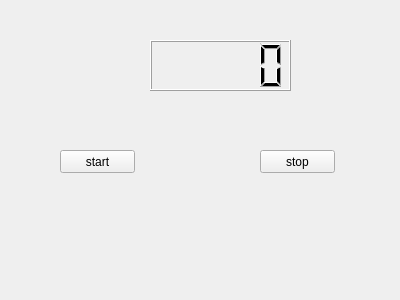
<?xml version="1.0" encoding="UTF-8"?>
<ui version="4.0">
 <class>Widget</class>
 <widget class="QWidget" name="Widget">
  <property name="geometry">
   <rect>
    <x>0</x>
    <y>0</y>
    <width>400</width>
    <height>300</height>
   </rect>
  </property>
  <property name="windowTitle">
   <string>Widget</string>
  </property>
  <widget class="QLCDNumber" name="lcdNumber">
   <property name="geometry">
    <rect>
     <x>150</x>
     <y>40</y>
     <width>141</width>
     <height>51</height>
    </rect>
   </property>
  </widget>
  <widget class="QPushButton" name="buttonStart">
   <property name="geometry">
    <rect>
     <x>60</x>
     <y>150</y>
     <width>75</width>
     <height>23</height>
    </rect>
   </property>
   <property name="text">
    <string>start</string>
   </property>
  </widget>
  <widget class="QPushButton" name="buttonStop">
   <property name="geometry">
    <rect>
     <x>260</x>
     <y>150</y>
     <width>75</width>
     <height>23</height>
    </rect>
   </property>
   <property name="text">
    <string>stop</string>
   </property>
  </widget>
 </widget>
 <layoutdefault spacing="6" margin="11"/>
 <resources/>
 <connections/>
</ui>
